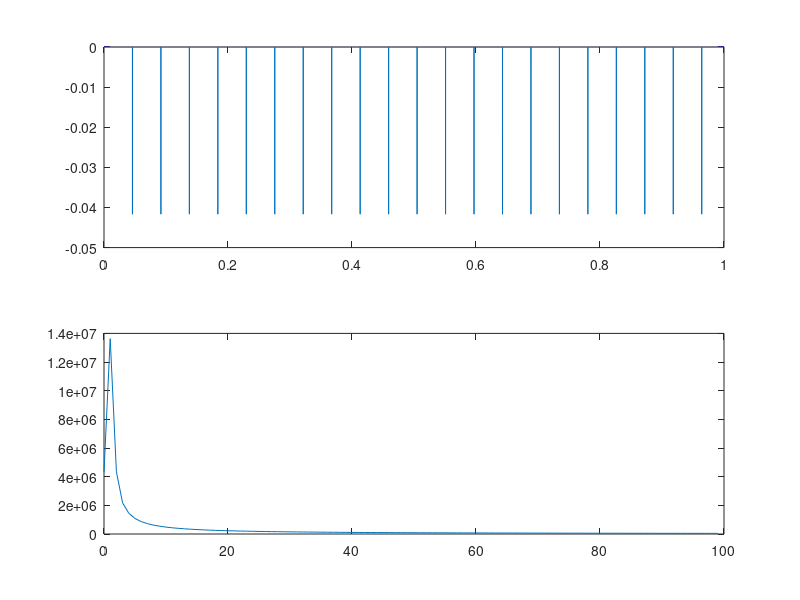

MATLAB code for this plot:
%% Vehicle and Track Parameters
panel_length = 12.5; %12.5'
panel_length_gap = 0.25/12; %0.25"
panel_gap_depth = 0.5/12; %0.5"


total_length = panel_length + panel_length_gap;
duty_cycle = 100*panel_length/(total_length);

%vehicle_speed = 60; %60 mph
vehicle_speed = 400; %60 mph


fps_over_mph = 0.6818; % 1ft/s = 0.6818 mph
v = vehicle_speed * fps_over_mph;

%% Sampling
tmax = 1;
N = 100000;
t = linspace(0, tmax, N);
%w = zeros(size(t));


%% Disturbances
x = v.*t;
%x = zeros(size(t));
ws = square(2*pi.*x/total_length, duty_cycle);

w = (ws/2 - 0.5)*panel_gap_depth;

%% Fourier
Fs = N/tmax;
y = fft(x);
y = fftshift(y);
yo = y(N/2:end);

f = Fs*(0:(N/2))/N;

f_ind = 100;

%% Plotting Output
figure(1)
%plot(x, w)
subplot(2, 1, 1)
plot(t, w)

subplot(2, 1, 2)
plot(f(1:f_ind), abs(yo(1:f_ind)))